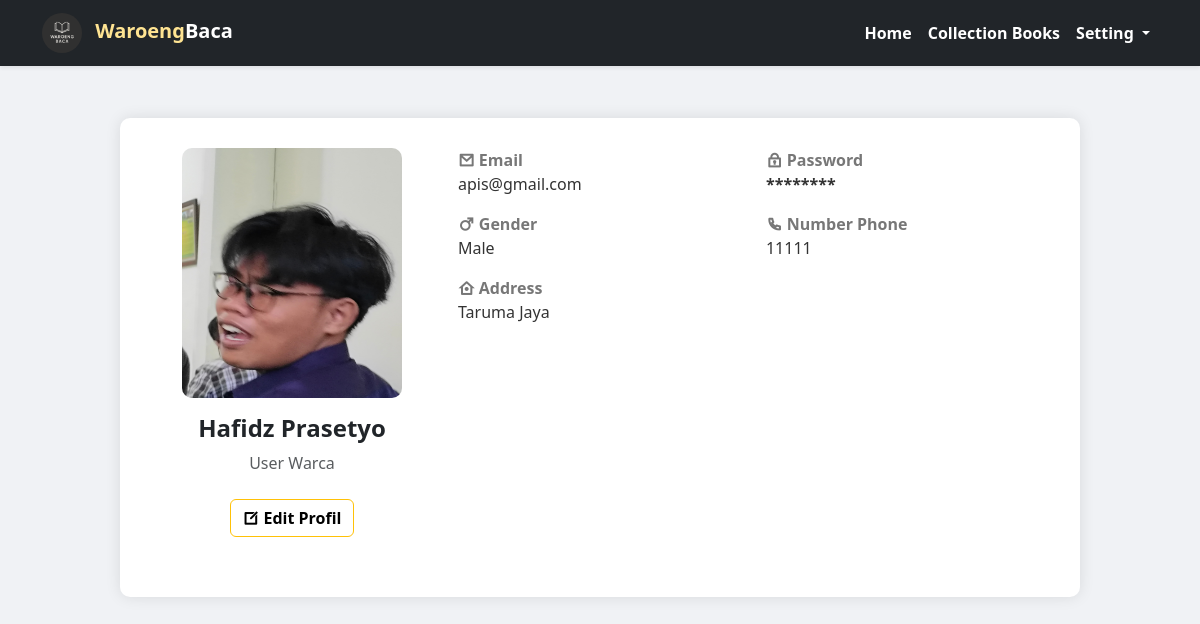
Screenshot of /Pages/Profile/index.php (signed in) with the database file from the repository.
### tables this page shows
CREATE TABLE `users` (
  `users_id` int NOT NULL,
  `name` varchar(50) NOT NULL,
  `email` varchar(50) NOT NULL,
  `password` varchar(100) NOT NULL,
  `profile` varchar(100) DEFAULT NULL,
  `role` enum('user','admin') NOT NULL,
  `gender` enum('male','female') DEFAULT NULL,
  `address` varchar(100) DEFAULT NULL,
  `phone` varchar(30) DEFAULT NULL,
  `auth_key` varchar(500) DEFAULT NULL
);

### Pages/Profile/edit/edit_user.php (called while the page is built, shortened)
<?php
include './../../connection/databases.php';
$loggedInUserId = $_SESSION["users_id"];
$selectedUser = mysqli_query($conn, "SELECT * FROM users WHERE users_id = '$loggedInUserId'");
$user = mysqli_fetch_assoc($selectedUser);

### Pages/Profile/index.php (the view, shortened to what this page needs)
<?php
include '../../connection/databases.php';
include './edit/edit_user.php';
?>
<!DOCTYPE html>
<html lang="id">
<head>
    <link href="https://cdn.jsdelivr.net/npm/bootstrap@5.3.3/dist/css/bootstrap.min.css" rel="stylesheet">
    <link
        href="https://cdn.jsdelivr.net/npm/remixicon@4.5.0/fonts/remixicon.css"
        rel="stylesheet" />
</head>
<body>
    <nav class="navbar navbar-expand-lg navbar-dark bg-dark fixed-top shadow-sm">
        <div class="container">
            <a class="navbar-brand fw-bold" href="#">
                <img src="../../assets/logo.png" alt="Logo" width="40" class="rounded-circle me-2">
                <span style="color: #ffe492">Waroeng</span><span class="text-white">Baca</span>
            </a>
            <div class="collapse navbar-collapse justify-content-end" id="navbarNavDropdown">
                <ul class="navbar-nav">
                    <li class="nav-item">
                        <a class="nav-link fw-semibold text-white" href="../../">Home</a>
                    </li>
                    <li class="nav-item">
                        <a class="nav-link fw-semibold text-white" href="../../">Collection Books</a>
                    </li>
                    <li class="nav-item dropdown">
                        <a class="nav-link fw-semibold text-white dropdown-toggle" role="button" data-bs-toggle="dropdown">
                            Setting
                        </a>
                    </li>
                </ul>
            </div>
        </div>
    </nav>
    <div class="profile-card mt-5">
        <div class="row">
            <div class="profile-header col-md-4 text-center d-flex flex-column align-items-center justify-content-center">
                <img src="../../admin/Table_Users/profile_users/<?= $user["profile"]; ?>" alt="<?= $user["name"]; ?>"
                    class="profile mb-3">
                <h4 class="fw-semibold"><?= $user['name']; ?></h4>
                <p class="text-muted text-capitalize"><?= $user["role"]; ?> Warca</p>
                <button class="btn btn-outline-warning mt-2 text-black fw-semibold" data-bs-toggle="modal" data-bs-target="#editModal">
                    <i class="ri-edit-box-line"></i> Edit Profil
                </button>
            </div>
            <div class="profile-info col-md-8">
                <div class="row mb-3">
                    <div class="col-sm-6 mb-3">
                        <div class="label">
                            <i class="ri-mail-line"></i> Email
                        </div>
                        <div class="value"><?= $user['email']; ?></div>
                    </div>
                    <div class="col-sm-6 mb-3">
                        <div class="label">
                            <i class="ri-lock-2-line"></i> Password
                        </div>
                        <div class="value" style="overflow: hidden; white-space: nowrap; text-overflow: ellipsis; max-width: 200px;">
                            <span class="fw-bold">********</span>
                        </div>
                    </div>
                    <div class="col-sm-6 mb-3">
                        <div class="label">
                            <?php if ($user['gender'] == 'male'): ?>
                                <i class="ri-men-line"></i>
                            <?php else: ?>
                                <i class="ri-women-line"></i>
                            <?php endif; ?>
                            Gender
                        </div>
                        <div class="value text-capitalize"><?= $user['gender']; ?></div>
                    </div>
                    <div class="col-sm-6 mb-3">
                        <div class="label">
                            <i class="ri-phone-line"></i> Number Phone
                        </div>
                        <div class="value"><?= $user['phone']; ?></div>
                    </div>
                    <div class="col-12 mb-3">
                        <div class="label">
                            <i class="ri-home-7-line"></i> Address
                        </div>
                        <div class="value"><?= $user['address']; ?></div>
                    </div>
                </div>
            </div>
        </div>
    </div>
</body>
</html>

### Pages/Profile/index.php (style rules this page uses)
body { background-color: #f0f2f5; font-family: 'Segoe UI', sans-serif; padding-top: 70px; }
.profile-card { max-width: 960px; margin: auto; background: #fff; border-radius: 10px; box-shadow: 0 0 15px rgba(0, 0, 0, 0.1); padding: 30px; }
.profile-header { text-align: center; margin-bottom: 30px; }
.profile { width: 220px; height: 250px; object-fit: fill; border-radius: 10px; }
.label { font-weight: bold; color: #777; }
.value { color: #333; }

### rows the page displays
users: profile (picture), name "Hafidz Prasetyo", role "User", email "apis@gmail.com", gender "Male", phone "11111", address "Taruma Jaya"
